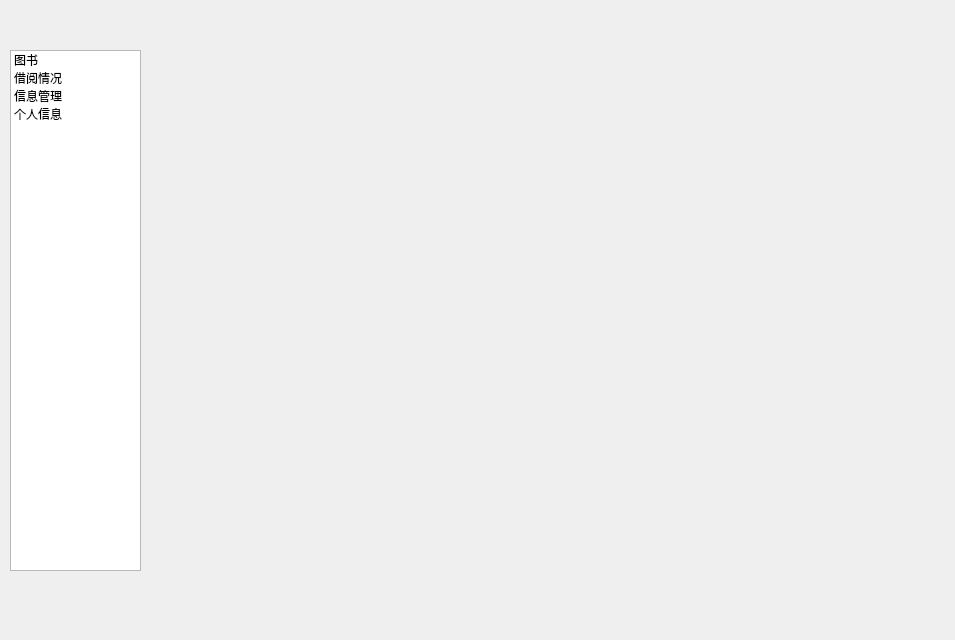
<?xml version="1.0" encoding="UTF-8"?>
<ui version="4.0">
 <class>AdministerMainWindow</class>
 <widget class="QWidget" name="AdministerMainWindow">
  <property name="geometry">
   <rect>
    <x>0</x>
    <y>0</y>
    <width>955</width>
    <height>640</height>
   </rect>
  </property>
  <property name="windowTitle">
   <string>Form</string>
  </property>
  <widget class="QStackedWidget" name="PageStack">
   <property name="geometry">
    <rect>
     <x>200</x>
     <y>50</y>
     <width>741</width>
     <height>571</height>
    </rect>
   </property>
   <property name="currentIndex">
    <number>0</number>
   </property>
   <widget class="QWidget" name="BookPage"/>
  </widget>
  <widget class="QListWidget" name="SelectList">
   <property name="geometry">
    <rect>
     <x>10</x>
     <y>50</y>
     <width>131</width>
     <height>521</height>
    </rect>
   </property>
   <item>
    <property name="text">
     <string>图书</string>
    </property>
   </item>
   <item>
    <property name="text">
     <string>借阅情况</string>
    </property>
   </item>
   <item>
    <property name="text">
     <string>信息管理</string>
    </property>
   </item>
   <item>
    <property name="text">
     <string>个人信息</string>
    </property>
   </item>
  </widget>
 </widget>
 <resources/>
 <connections/>
</ui>
